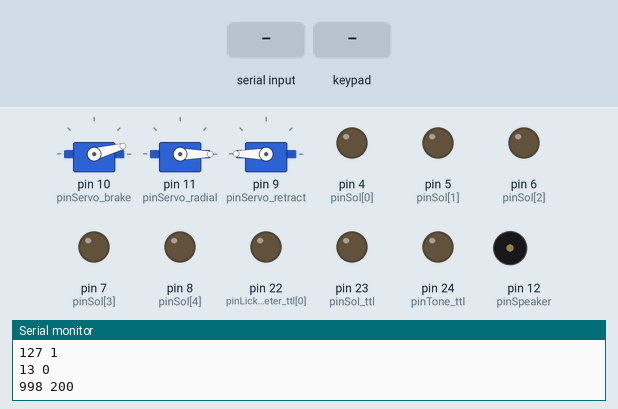
This sketch was run on a simulated Arduino Mega 2560, built with avr-gcc and run on an emulated ATmega2560. Parts: 3 × servo, output pins drawn as LEDs (lit = HIGH), buzzer (waves = sounding), the last lines printed to the serial monitor. The test bench sets the inputs (shaded band). Random numbers use the default seed unless the sketch sets one.

Above: at 1.8 s.
1.9 s: "1" received over Serial
At 3.2 s:
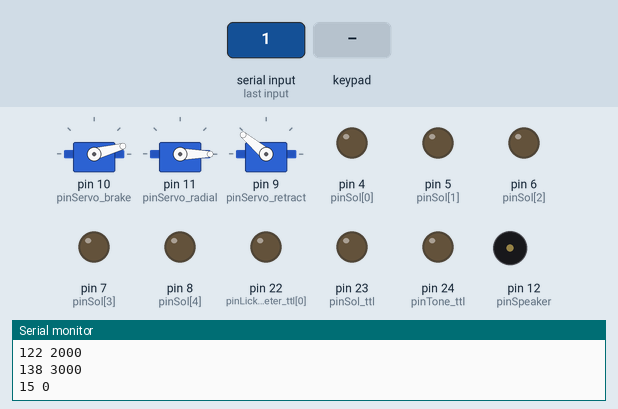
3.5 s: key '1' pressed
At 17.5 s:
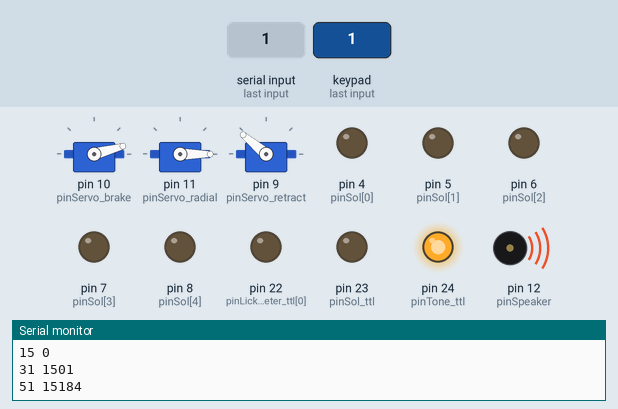
Timing chart, 0 to 20.6 s (numbered marks = the images above; inputs shaded):
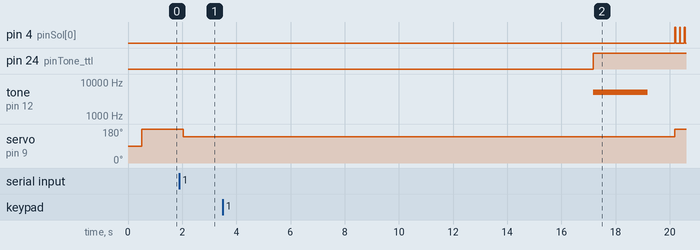

Measured:
- after the input at 1.9 s, servo on pin 9 (pinServo_retract): 180° → 140° after 0.14 s

The sketch:

beh_retractablespout.ino
```cpp
/*
-General notes--------------------------
* This program is a retractable spout training & pavlovian conditioning task
* Brake is engaged, spout is extended, and multi-spout head is rotated at start of session
* Set number of trials consisting of
  - tone (optional)
  - spout extension for set period of time then retraction (optional)
  - delivery of a defined number of solenoid openings
  - random inter-trial-interval
  - relative timing between tone and spout extension / liquid delivery set using tone_to_access_delay
* setup to accomodate setups with multiple spouts
  ~ see section spout / sol pins & parameters, fill out 1 element per spout on system

-Dependencies---------------------------
This program uses multiple dependencies (see protocol: for instructions on installation)
* Servo.h: library used to control micro servos used for brake / retractable spout
* Wire.h: library used for capacitive touch sensor
* Adafuit_MPR121.h: library used for capacitive touch sensor

-Data structure-------------------------
* see general arduino program approach for a description of how events and parameters are recorded

-Running the program--------------------------
* follow protocol for behavior script

*/

// dependencies
  #include <Wire.h>
  #include "Adafruit_MPR121.h"
  #include <Servo.h>

// session parameters *************************************************************************************************************
 // general parameters -------
  static byte trial_count = 60;

  static boolean session_retract = 1;  // 0: no retractable spout, 1: retractable spout
  static boolean session_tone = 1;     // 0: no tone; 1: tone

  static byte lick_detection_circuit = 0; // 0: cap sensor, 1: voltage sensor
  static int tm_lick_latency_min = 50;

 // spout vectors (each element will correspond to a spout, add or remove elements based on system, default is setup for 5 spouts)
  static byte num_spouts = 5; // should have this many values for each of the following vectors

  static byte pinSol[] =                      {  4,  5,  6,  7,  8};
  static byte sol_duration[] =                { 30, 30, 30, 30, 30}; // calibrate to ~1.5µL / delivery
  static byte servo_radial_degs [] =          {  0, 30, 60, 90,120};
  static byte servo_retract_extended_degs[] = {180,180,180,180,180};
  static byte pinLickometer_ttl[] =           { 22, 22, 22, 22, 22};

  byte current_spout = 1; // set spout for session (1 to n, where n is the number of spouts on the system; used to index each vector above)


 // iti range (uniform random)
  static unsigned long min_iti = 10000; // minimum iti (ms)
  static unsigned long max_iti = 30000; // maximum iti (ms)

 // access & solenoid --------
  static int access_time = 5000;          // length of time spout is extended each trial (ms)

  static byte num_sol = 5;                // number of solenoid opening access period

  int inter_sol_time = 180 - sol_duration[current_spout-1];        // interval between each solenoid opening (measured from end of previous until start of next)

 // tone cue -----------------
  static unsigned long tone_freq = 5000;  // (Hz)
  static int tone_duration = 2000;        // tone duration (ms)
  static int tone_to_access_delay = 3000; // delay from onset of tone to onset of access period (ms)

// arduino pins ----------------------------------------------------------------------------
 // inputs ----------------------------
  static byte pinLickometer = 21; // only set to output if lick_detection_circuit = 1

 // outputs ---------------------------
  static byte pinServo_retract = 9;
  static byte pinServo_brake = 10;
  static byte pinServo_radial = 11;
  static byte pinSpeaker = 12;

  // ttls for external time stamps
  static byte pinSol_ttl = 23;
  static byte pinTone_ttl = 24;

//capacitance sensor variables
  Adafruit_MPR121 cap = Adafruit_MPR121();
  uint16_t lasttouched = 0;
  uint16_t currtouched = 0;
  // note: code is setup to use sensor position 1

// servo brake variables / parameters ------------------------------------------------------
  Servo servo_brake;  // create servo object to control a servo
  static byte servo_brake_engaged_deg = 15;
  static byte servo_brake_disengaged_deg = 0;
  static int detach_servo_brake_step = 100; // time in ms to allow for the servo to travel

// servo retractable spout variables / parameters ------------------------------------------
  Servo servo_retract;
  static byte servo_retract_retracted_deg = 140;
  unsigned long detach_servo_retract_ts = 0;
  static int detach_servo_retract_step = 200; // time in ms to allow for the servo to travel
  unsigned long ts_servo_retract_retracted;

// servo radial variable / parameters-------------------------------------------------------
  Servo servo_radial;

// flags -------------------------------------------------------------------------------------
 // variables---
  boolean solOpen;
  boolean frame;
  volatile byte lick;
  boolean lick_gate = 1;
  boolean first_loop = 1;
  boolean pinLickometer_state;
  boolean pinLickometer_state_previous;

// counters ---------------------------------------------------------------------------------
 // variables---
  volatile byte count_sol;                 // counter for number of solenoid openings per access period
  volatile byte count_trial;               // counter for number of trials

// time stamps & timers ---------------------------------------------------------------------
 // variables---
  volatile unsigned long ts;
  unsigned long iti;
  unsigned long ts_start;
  unsigned long ts_access_start;
  unsigned long ts_tone_start;
  unsigned long ts_sol_offset;
  unsigned long ts_sol_onset;
  unsigned long ts_sol_ttl_off;
  unsigned long ts_tone_ttl_off;
  unsigned long ts_lickometer_ttl_off;
  unsigned long ts_lick_gate_open = 0;
  boolean flag_access_complete;
  boolean flag_tone_complete;

  volatile unsigned long brake_spout_delay; // random delay length between brake and access period

  unsigned long session_end_ts;

 // parameters---
  static int ttl_duration = 5; // duration of ttl pulses for external time stamps (ms)


// _______________________________________________________________________________________________________________________________________________________________________________
/// setup ________________________________________________________________________________________________________________________________________________________________________
void setup() {
  Serial.begin(115200);
  randomSeed(analogRead(0));

 // define inputs
  if(lick_detection_circuit == 1){
    pinMode(pinLickometer, INPUT);
  }

 // define outputs
  pinMode(pinSol_ttl, OUTPUT);
  pinMode(pinTone_ttl, OUTPUT);
  pinMode(pinServo_retract, OUTPUT);
  pinMode(pinServo_brake, OUTPUT);
  pinMode(pinServo_radial, OUTPUT);
  pinMode(pinSpeaker, OUTPUT);

  for (uint8_t i_sol = 0; i_sol < num_spouts; i_sol++) { // for each solenoid
    pinMode(pinSol[i_sol], OUTPUT);                       // define sol as output
    pinMode(pinLickometer_ttl[i_sol], OUTPUT);           //
  }

 // engage servo brake prior to session start
  servo_brake.attach(pinServo_brake);
  Serial.print(11); Serial.print(" "); Serial.println(ts);
  servo_brake.write(servo_brake_engaged_deg);
  delay(250);
  servo_brake.detach();

 // rotate multi-spout head prior to session start
  servo_radial.attach(pinServo_radial);
  servo_radial.write(servo_radial_degs[current_spout-1]);
  Serial.print(130); Serial.print(" "); Serial.println(ts);   // print radial position moved
  Serial.print(127); Serial.print(" "); Serial.println(ts);
  Serial.print(127); Serial.print(" "); Serial.println(current_spout);
  delay(250);
  servo_radial.detach();

 // fully extend spout prior to session start
  servo_retract.attach(pinServo_retract);
  Serial.print(13); Serial.print(" "); Serial.println(ts);
  servo_retract.write(servo_retract_extended_degs[current_spout-1]);
  delay(250);
  servo_retract.detach();

  // setup capacitive touch sensor ---------------
  if(lick_detection_circuit == 0){
    if (!cap.begin(0x5A)) {                   // if the sensor is not detected
      Serial.println("MPR121 not detected!"); // print warning (and intentionally crash python program)
      while (1);
    }
    cap.setThresholds(6,2); // set thresholds for cap sensor, adjust these based on sensitivity
    delay(50);
    Serial.print(998);   Serial.print(" "); Serial.println(cap.filteredData(1)); // print cap sensor starting value
  } else {
    delay(50);
  }

 // wait for serial command before initating session---------------------------------------------------------------------
  while (Serial.available() <= 0) {} // wait for serial input to start session
  delay(100);

 // save start time and send ttl to initiate scope
  ts_start=millis();
}


/// void loop ____________________________________________________________________________________________________________________________________________________________________
// _______________________________________________________________________________________________________________________________________________________________________________
void loop() {
// background functions (run constantly independent of task events)--------------------------------------------
 // generate timestamp ---------------------------
  ts=millis()-ts_start;

 // open lick gate -------------------------------
  if (ts > ts_lick_gate_open && ts_lick_gate_open != 0) {
    lick_gate = 1;
    ts_lick_gate_open = 0;
  }

 // detach spout servo ---------------------------
  if(ts >= detach_servo_retract_ts && detach_servo_retract_ts!=0){
    servo_retract.detach();
    detach_servo_retract_ts = 0;
  }

 // close solenoids---------------------------
  if (ts >= ts_sol_offset && ts_sol_offset != 0) {           // if time is after solenoid offset time
    digitalWrite(pinSol[current_spout - 1], LOW);              // set state to low
    Serial.print(14); Serial.print(" "); Serial.println(ts); // print sol offset
    ts_sol_offset = 0;                                       // reset solenoid offset time to close if statement
  }

 // turn off ttls for external time stamps ------------------------
 // lick---
  if(ts>=ts_lickometer_ttl_off && ts_lickometer_ttl_off!=0){
    digitalWrite(pinLickometer_ttl[current_spout-1],LOW); // write ttl low
    ts_lickometer_ttl_off = 0;            // reset off time to close if statement
  }

 // solenoid---
  if(ts>=ts_sol_ttl_off && ts_sol_ttl_off!=0){
    digitalWrite(pinSol_ttl,LOW);  // write ttl low
    ts_sol_ttl_off = 0;            // reset off time to close if statement
  }

 // tone---
  if(ts>=ts_tone_ttl_off && ts_tone_ttl_off!=0){
    digitalWrite(pinTone_ttl,LOW);  // write ttl low
    ts_sol_ttl_off = 0;            // reset off time to close if statement
  }

// session initialization (runs once at start) -----------------------------------------------------------------
  if(first_loop){
    Serial.print(1);   Serial.print(" "); Serial.println(ts);                              delay(3); // print start session
    Serial.print(127); Serial.print(" "); Serial.println(trial_count);                     delay(3); // print session duration
    Serial.print(104); Serial.print(" "); Serial.println(session_retract);                 delay(3); // print session_retract
    Serial.print(137); Serial.print(" "); Serial.println(session_retract);                 delay(3); // print session_tone
    Serial.print(128); Serial.print(" "); Serial.println(min_iti);                         delay(3); // print min_delay
    Serial.print(129); Serial.print(" "); Serial.println(max_iti);                         delay(3); // print max_delay
    Serial.print(115); Serial.print(" "); Serial.println(access_time);                     delay(3); // print access_time
    Serial.print(116); Serial.print(" "); Serial.println(sol_duration[current_spout - 1]); delay(3); // print sol_duration
    Serial.print(117); Serial.print(" "); Serial.println(num_sol);                         delay(3); // print num_sol
    Serial.print(118); Serial.print(" "); Serial.println(inter_sol_time);                  delay(3); // print inter_sol_time
    Serial.print(121); Serial.print(" "); Serial.println(tone_freq);                       delay(3); // print tone_fr
    Serial.print(122); Serial.print(" "); Serial.println(tone_duration);                   delay(3); // print tone_duration
    Serial.print(138); Serial.print(" "); Serial.println(tone_to_access_delay);            delay(3); // tone_to_access_delay

   // retract spout
    if(session_retract){
      servo_retract.attach(pinServo_retract);
      Serial.print(15); Serial.print(" "); Serial.println(ts);
      servo_retract.write(servo_retract_retracted_deg);
    }

   // allow time for servo travel and detach
    delay(250);
    servo_retract.detach();

   // set time for first delivery
    iti = random(min_iti, max_iti);
    ts_access_start = ts + iti + tone_to_access_delay;
    ts_tone_start = ts + iti;

   first_loop = 0;

  }

// licking-----------------------------------------------------------------------------------------------------
 if(lick_detection_circuit == 0){ // if using cap sensor --------------------------------------------------------------
   // check state of sensor to see if it is currently touched
    currtouched = cap.touched();

    // check to see if touch onset occurred
    if ((currtouched & _BV(current_spout)) && !(lasttouched & _BV(current_spout)) ) { // if touched now but not previously
      lick = current_spout;                                                           // flag lick
    }

   // save current state for comparison with next state
    lasttouched = currtouched;
 }

 if(lick_detection_circuit == 1){ // if using voltage sensor ----------------------------------------------------------
  // check state of sensor to see if it is currently touched
   pinLickometer_state = digitalRead(pinLickometer);

  // check to see if touch onset occurred
   if(pinLickometer_state > pinLickometer_state_previous) { // if touched now but not previously
        lick = current_spout+1;                             // flag lick
   }

  // save current state for next loop
   pinLickometer_state_previous = pinLickometer_state;
 }

 // programmed consequences to licking
  if (lick > 0) { // if lick has occured
    if(lick_gate){
        Serial.print(30 + current_spout); Serial.print(" "); Serial.println(ts); // print lick onset
        digitalWrite(pinLickometer_ttl[current_spout-1],HIGH);                    // turn on ttl for external ts
        ts_lickometer_ttl_off = ts + ttl_duration;                // set ttl offset time

        lick_gate = 0; // close lick gate until tm_lick_latency_min ms have passed

        if (tm_lick_latency_min > sol_duration[lick - 1]) {
          ts_lick_gate_open = ts + tm_lick_latency_min;
        } else {
          ts_lick_gate_open = ts +  sol_duration[lick - 1];
        }


    }

    lick=0; // reset lick flag to close if statement
  }

 // schedule of magazine training --------------------------------------------------------------
 // start tone --------------------
 if(ts >= ts_tone_start && ts_tone_start != 0){
    if(session_tone){
      tone(pinSpeaker, tone_freq, tone_duration);
      Serial.print(51); Serial.print(" "); Serial.println(ts); // print tone onset

      digitalWrite(pinTone_ttl,HIGH);       // set pin for ttl marker to high
      ts_sol_ttl_off = ts + tone_duration; // set time for ttl marker to turn off
    }
    flag_tone_complete = 1;
    ts_tone_start = 0;
 }


 // start access period------------
  if(ts >= ts_access_start && ts_access_start != 0){
    if(session_retract){fun_servo_retract_extended();}  // extend spout
    ts_servo_retract_retracted = ts + access_time;      // set time for retract spout
    ts_sol_onset = ts;                                  // set solenoid onset time to current time
    ts_access_start = 0;
  }

 // open solenoid num_sol times----
  if(ts >= ts_sol_onset && ts_sol_onset != 0 &&  count_sol < num_sol){
    digitalWrite(pinSol[current_spout - 1],HIGH);          // open solenoid
    ts_sol_offset = ts + sol_duration[current_spout - 1];  // set solenoid close time

    Serial.print(18); Serial.print(" "); Serial.println(ts); // print sol onset

    digitalWrite(pinSol_ttl,HIGH);      // turn on ttl for solenoid onset
    ts_sol_ttl_off = ts + ttl_duration; // set ttl offset time

    ts_sol_onset = ts + inter_sol_time + sol_duration[current_spout - 1]; // set next solenoid onset time
    count_sol++;                                       // increase counter for solenoid
  }

 // end access period--------------
  if(ts >= ts_servo_retract_retracted && ts_servo_retract_retracted != 0){
    if(session_retract){fun_servo_retract_retracted();} // retract spout
    ts_servo_retract_retracted = 0;                     // reset retract time to close if statement

   // reset various variables and counters
    ts_sol_onset = 0;
    count_sol = 0;

    flag_access_complete = 1;
    count_trial++;
  }

 // setup start time for next trial-----
  if(flag_access_complete == 1 && flag_tone_complete == 1){
    iti = random(min_iti, max_iti);
    ts_access_start = ts + iti + tone_to_access_delay;
    ts_tone_start = ts + iti;

    flag_access_complete = 0;
    flag_tone_complete = 0;
  }

 // session termination ---------------------------------------------------------------------------------------------------
 // end session after trials exceed trial_count
  if(count_trial >= trial_count && session_end_ts == 0){
    session_end_ts = ts + min_iti-1000; // set end of session to 1s shorter than minimum ITI
  }

  if(ts > session_end_ts && session_end_ts != 0){
    fun_end_session();
    Serial.print(99); Serial.print(" "); Serial.println(ts);    // print end of session
  }
}


// _______________________________________________________________________________________________________________________________________________________________________________
/// functions & interrupts_________________________________________________________________________________________________________________________________________________________

// servos ----------------------------------------------------------------
void fun_servo_retract_extended(){ //-------------------------------------
  servo_retract.attach(pinServo_retract);
  servo_retract.write(servo_retract_extended_degs[current_spout-1]);
  Serial.print(13); Serial.print(" "); Serial.println(ts);
  detach_servo_retract_ts = ts + detach_servo_retract_step;
}

void fun_servo_retract_retracted(){ //------------------------------------
  servo_retract.attach(pinServo_retract);
  servo_retract.write(servo_retract_retracted_deg);
  Serial.print(15); Serial.print(" "); Serial.println(ts);
  detach_servo_retract_ts = ts + detach_servo_retract_step;
}

/// end session -------------------------------------------------------------------------------------------
void fun_end_session() {
  for (uint8_t i_sol = 0; i_sol < num_spouts; i_sol++) { // for each solenoid
    digitalWrite(pinSol[i_sol], LOW);                    // turn off solenoid
  }

  servo_brake.attach(pinServo_brake);
  servo_brake.write(servo_brake_engaged_deg);
  Serial.print(11); Serial.print(" "); Serial.println(ts);
  delay(250);
  servo_brake.detach();

  servo_retract.attach(pinServo_retract);
  servo_retract.write(servo_retract_retracted_deg);
  Serial.print(15); Serial.print(" "); Serial.println(ts);
  delay(250);
  servo_retract.detach();

  Serial.print(0); Serial.print(" "); Serial.println(ts);    // print end of session
  while(1){}                                                 // Stops executing the program
}
```
